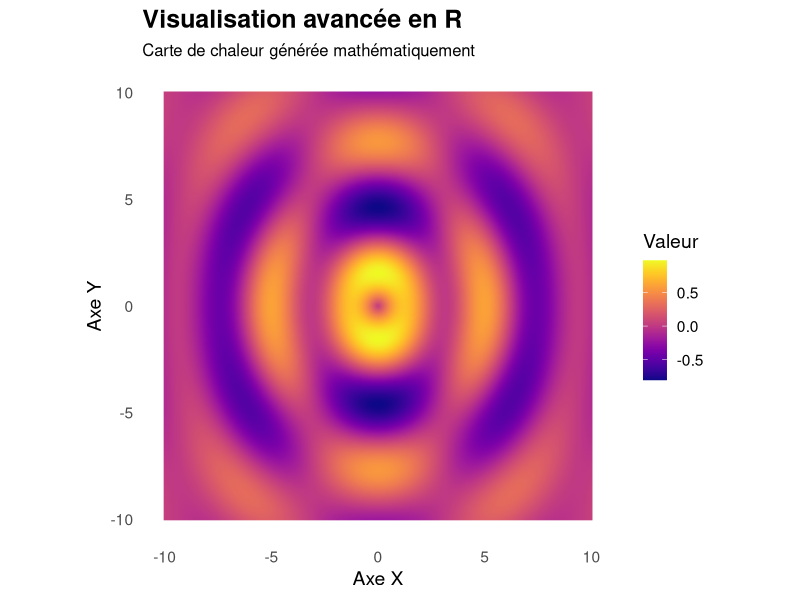

R code for this plot:
# visualize.R
# Visualisation avancée en R : carte de chaleur de données simulées

# Installer les packages si nécessaire
packages <- c("ggplot2", "viridis")
installed <- packages %in% rownames(installed.packages())

if (any(!installed)) {
  install.packages(packages[!installed])
}

library(ggplot2)
library(viridis)

# Génération de données simulées
set.seed(42)

x <- seq(-10, 10, length.out = 200)
y <- seq(-10, 10, length.out = 200)

grid <- expand.grid(x = x, y = y)

# Fonction mathématique pour créer des motifs intéressants
grid$z <- with(grid,
               sin(sqrt(x^2 + y^2)) *
               cos(x / 2) *
               exp(-(x^2 + y^2) / 100)
)

# Création de la visualisation
p <- ggplot(grid, aes(x, y, fill = z)) +
  geom_raster(interpolate = TRUE) +
  scale_fill_viridis(option = "plasma") +
  coord_fixed() +
  labs(
    title = "Visualisation avancée en R",
    subtitle = "Carte de chaleur générée mathématiquement",
    x = "Axe X",
    y = "Axe Y",
    fill = "Valeur"
  ) +
  theme_minimal(base_size = 14) +
  theme(
    plot.title = element_text(face = "bold", size = 18),
    plot.subtitle = element_text(size = 12),
    panel.grid = element_blank()
  )

# Affichage
print(p)
